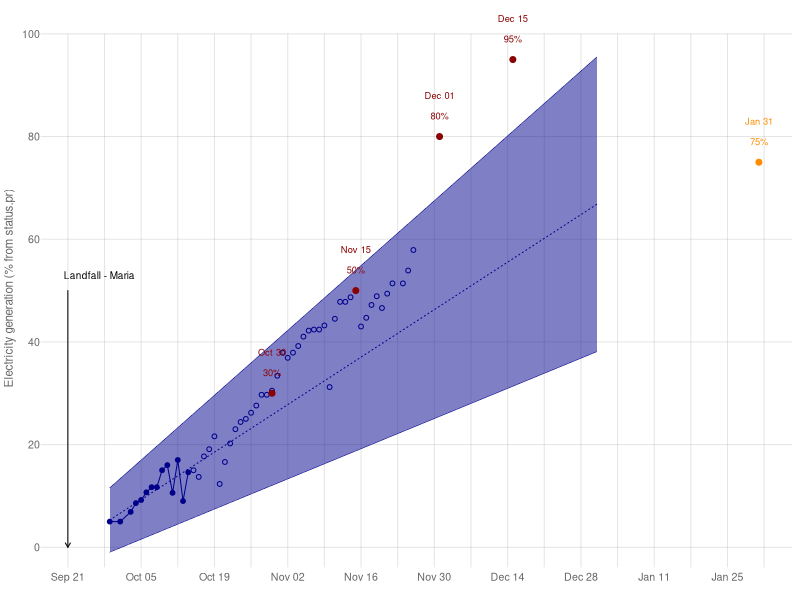

This figure's R source:
library(data.table)
library(dplyr)
library(lubridate)
library(stringr)

### dates for plot
x.dates = seq(ymd('2017-09-21'), ymd('2018-02-07'), by='weeks')

### reported data
elec = fread('data/StatusPR.csv') %>%
  mutate(
    yr = '2017',
    date = ymd(paste(yr, Month, Day, sep='-'))) %>%
  arrange(date) %>%
  filter(Resource == 'Electricity')

### targets from Oct 14
targets = data.table(
  date = ymd(c('2017-10-30', '2017-11-15', '2017-12-01', '2017-12-15', '2018-01-31')),
  target = c(30, 50, 80, 95, 75),
  col = c(rep('darkred', 4), 'darkorange'))

### model expectation on Oct 14
initial.model <- lm(Value ~ date, filter(elec, date <= ymd('2017-10-14')))
#summary(initial.model)
model.coeff = summary(initial.model)$coefficients['date', c('Estimate', 'Std. Error')]
model.coeff[1] - qnorm(0.975) * model.coeff[2]
model.coeff[1] + qnorm(0.975) * model.coeff[2]
initial.preds = predict.lm(initial.model, 
  newdata=data.table(date=c(min(elec$date), ymd('2017-12-31'))),
  se.fit=T, interval='prediction')$fit %>%
  as.data.frame() %>%
  mutate(date = c(min(elec$date), ymd('2017-12-31')))

### plot
plot.elec = function() {
png('figs/Electricity.png', 5, 3, units='in', res=360)
par(mar=c(2, 2.5, 0.5, 0.5), cex=0.8)
plot(x.dates, rep(1, length(x.dates)),
  ylim=c(0, 101),
  type='n', 
  axes=F, xlab='', ylab='')
abline(h=seq(0, 100, by=20), col=adjustcolor('darkgrey', 0.3))
for (x.date in x.dates) {
  lines(rep(x.date, 2), c(-4, 100), col=adjustcolor('darkgrey', 0.3))
}
lines(filter(elec, date <= ymd('2017-10-14')) %>% select(date, Value), 
  col='darkblue')
points(filter(elec, date <= ymd('2017-10-14')) %>% select(date, Value), 
  col='darkblue', pch=19, cex=0.8)
points(filter(elec, ymd('2017-10-14') < date) %>% select(date, Value), 
  col='darkblue', pch=1, cex=0.8)

# prediction
polygon(c(initial.preds$date, rev(initial.preds$date)),
  c(initial.preds$upr, rev(initial.preds$lwr)), 
  border=F, col=adjustcolor('darkblue', 0.5))
lines(select(initial.preds, date, fit), col='darkblue', lty=3)
lines(select(initial.preds, date, lwr), col='darkblue', lty=1, lwd=0.5)
lines(select(initial.preds, date, upr), col='darkblue', lty=1, lwd=0.5)

# targets
points(targets$date, targets$target, col=targets$col, pch=19)
text(targets$date, targets$target+8, labels=format(targets$date, '%b %d'), 
  col=targets$col, pch=19, cex=0.7)
text(targets$date, targets$target+4, labels=paste0(targets$target, '%'), 
  col=targets$col, pch=19, cex=0.7)

# landfall
arrows(ymd('2017-09-21'), 50, ymd('2017-09-21'), 0, length=0.05)
text(ymd('2017-09-27'), 53, 'Landfall - Maria', cex=0.75)

# dressing
axis.Date(1, at=x.dates, format="%b %d", col='white', 
  mgp=c(3, 0, 0), col.axis='grey40', cex.axis=0.8)
axis(2, at=seq(0, 100, by=20), las=1, col='white', 
  mgp=c(3, 0, 0), col.axis='grey40', cex.axis=0.8)
mtext('Electricity generation (% from status.pr)', 2, line=1.5, col='grey40', cex=0.7)
dev.off()
}
plot.elec()


